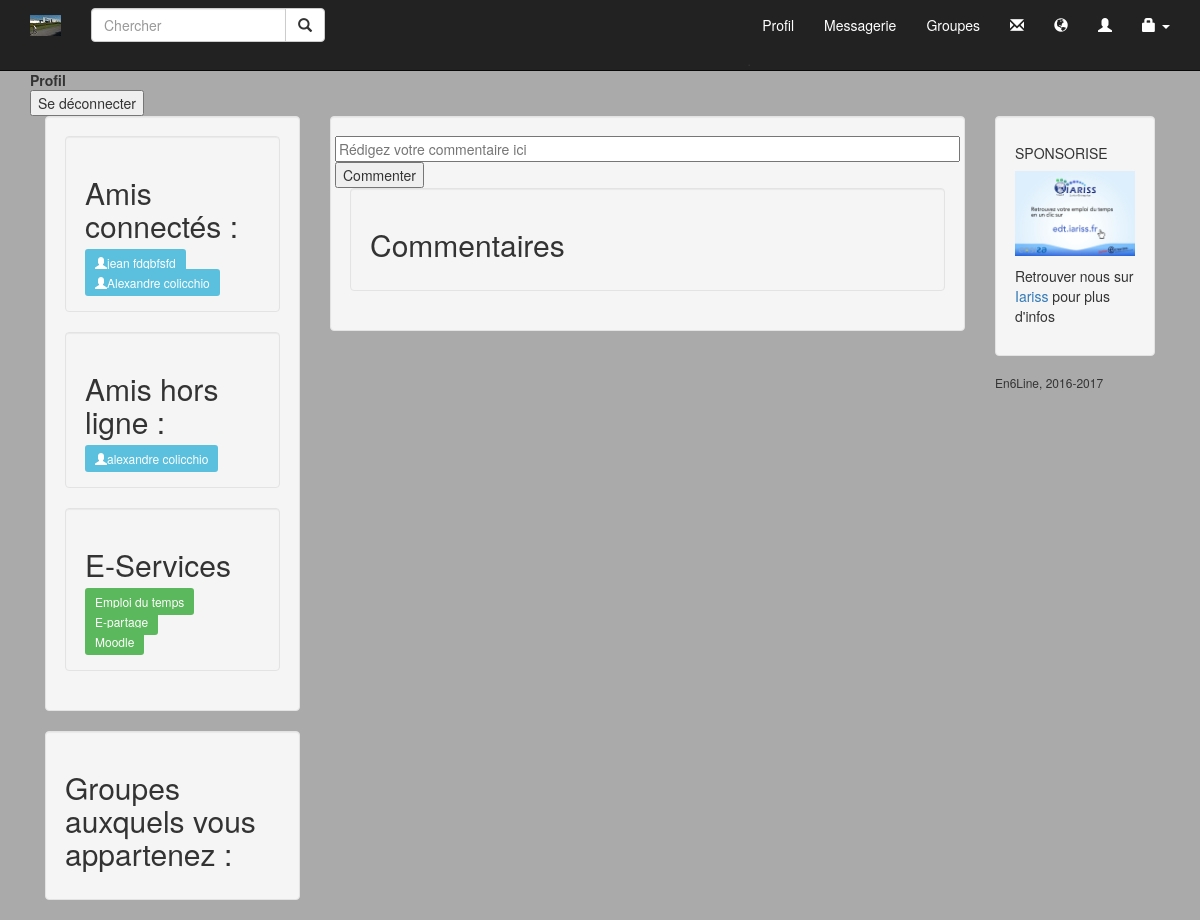
/traitement/commenter.php (signed in), run on an earlier commit of the app's database.
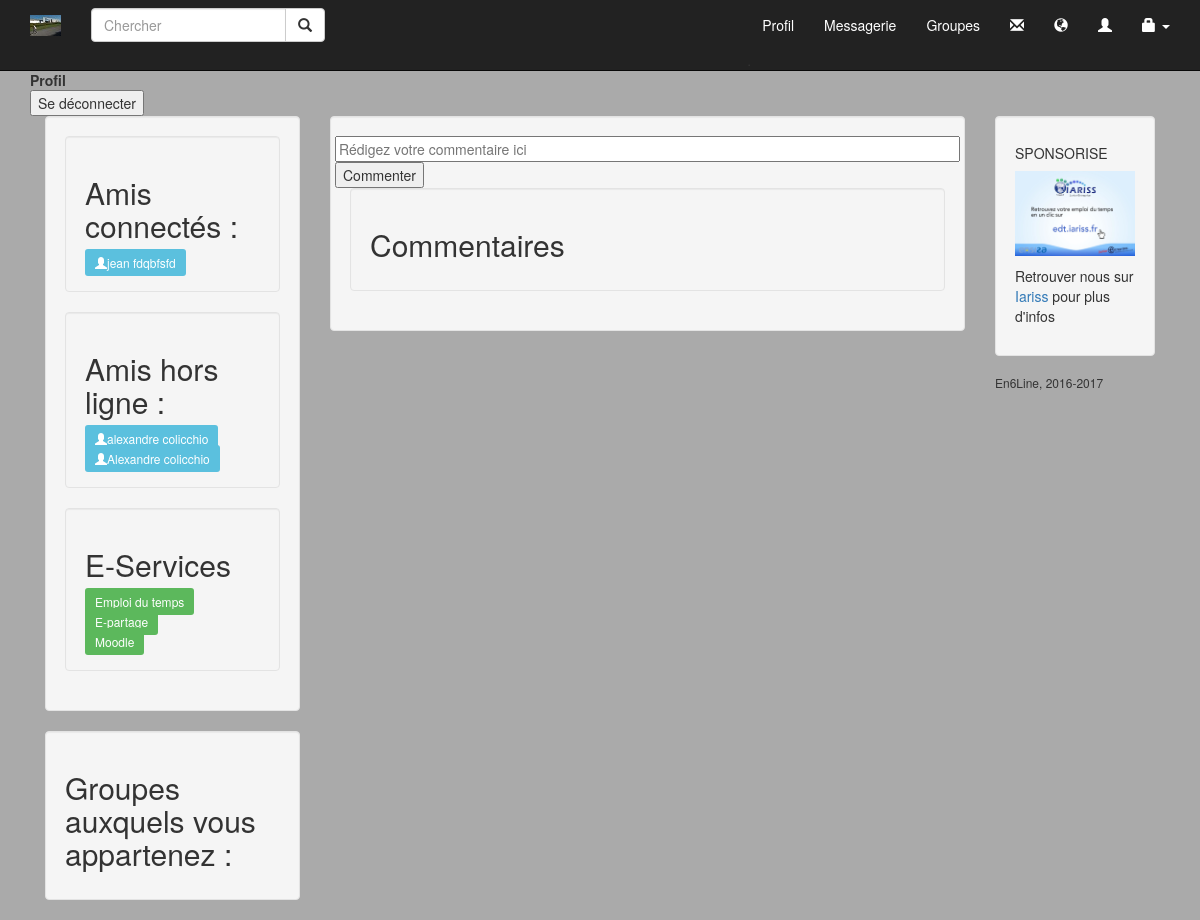
And on a later commit of the database.
### tables this page shows
CREATE TABLE `utilisateur` (
  `id` int(11) NOT NULL,
  `uha` varchar(50) NOT NULL,
  `@xmpp` varchar(50) NOT NULL,
  `nom` varchar(50) NOT NULL,
  `prenom` varchar(50) NOT NULL,
  `age` int(11) NOT NULL,
  `adresse` varchar(200) NOT NULL,
  `description` varchar(255) NOT NULL,
  `mdp` varchar(50) NOT NULL,
  `connecte` tinyint(1) NOT NULL
);

### traitement/liste_ami.php (the view, shortened to what this page needs)
<?php
    try{
        $bdd = new PDO('mysql:host=localhost;dbname=n6line;charset=utf8','root','');
    }
    catch(Exception $e){
        die('Erreur : '.$e->getMessage());
    }
echo('<div class="well">');
echo('<div class="well">');
echo('<h2> Amis connectés :</h2>');
$rep = $bdd->query('SELECT id,nom,prenom FROM utilisateur WHERE connecte=1');
while($donnees=$rep->fetch()){
	echo('<a href="profil_autre?id='.$donnees['id'].'" class="btn-sm btn-info" ><span class="glyphicon glyphicon-user" aria-hidden="true"></span>'.$donnees['prenom'].' '.$donnees['nom'].' <br /></a>');
}
echo('</div>');
echo('<div class="well">');
echo('<h2> Amis hors ligne :</h2>');
$rep = $bdd->query('SELECT id,nom,prenom FROM utilisateur WHERE connecte=0');
while($donnees=$rep->fetch()){
echo('<a href="profil_autre?id='.$donnees['id'].'" class="btn-sm btn-info" ><span class="glyphicon glyphicon-user" aria-hidden="true"></span>'.$donnees['prenom'].' '.$donnees['nom'].' <br /></a>');
}
echo('</div>');
echo('<div class="well">');
               echo('<h2>E-Services</h2>');
                echo('<a href="http://www.edt.iariss.fr" class="btn-sm btn-success" target="_blank"><span  aria-hidden="true"></span>Emploi du temps <br /></a>');
                echo('<a href="https://e-partage.uha.fr/" class="btn-sm btn-success" target="_blank"><span  aria-hidden="true"></span>E-partage <br /></a>');
                echo('<a href="https://www.e-formation.uha.fr/moodle/" class="btn-sm btn-success" target="_blank"><span  aria-hidden="true"></span>Moodle <br /></a>');
echo('</div>');
echo('</div>');
?>

### traitement/commenter.php (shortened to what this page needs)
<!DOCTYPE html>
<html lang="fr">
  <head>
<link rel="stylesheet" type="text/css" href="../CSS/style.css">
    <link href="../CSS/bootstrap/css/bootstrap.min.css" rel="stylesheet">
  </head>
  <body style=" background: #aaa;" onload='refresh_liste(); refresh_actualite(); refresh_chat();'>
    <nav class="navbar navbar-inverse navbar-fixed-top">
      <div class="container">
        <div class="navbar-header">
          <a class="navbar-brand" href="#"><img src="../img/image1.png"></a>
        </div>
          <div class="navbar-collapse collapse col-sm-3 col-md-3 navbar-left">
              <form class="navbar-form" role="search">
                  <div class="input-group">
                      <input type="text" class="form-control" placeholder="Chercher" name="q">
                      <div class="input-group-btn">
                          <button class="btn btn-default" type="submit"><i class="glyphicon glyphicon-search"></i></button>
                      </div>
                  </div>
              </form>
          </div>
        <div id="navbar" class="collapse navbar-collapse">
         <ul class="nav navbar-nav navbar-right">
            <li><a href="../profil.php">Profil</a>.</li>
            <li><a href="../chat.php">Messagerie</a></li>
            <li><a href="#">Groupes</a></li>
             <li><a href="#"><span class="glyphicon glyphicon-envelope" aria-hidden="true"></span></a></li>
              <li><a href="#"><span class="glyphicon glyphicon-globe" aria-hidden="true"></span></a></li>
              <li><a href="#"><span class="glyphicon glyphicon-user" aria-hidden="true"></span></a></li>
        <li class="dropdown">
          <a href="#" class="dropdown-toggle" data-toggle="dropdown" role="button" aria-haspopup="true" aria-expanded="false"><span class="glyphicon glyphicon-lock"
aria-hidden="true"></span> <span class="caret"></span></a>
        </li>
      </ul>
        </div>
      </div>
    </nav>
    <div class="container">
		 <strong>Profil  </strong> 	<form method="post" action="deconnexion.php">
		<input type="submit" name ="deconnexion" value="Se déconnecter" />
		</form>
			<div  class="col-md-3">
				<div id="list">
				<?php include('liste_ami.php'); ?>
				</div>
				<div id="groupe">
					<?php include('liste_groupe.php'); ?>
				</div>
			</div>
				<div class="col-md-7">
					<div class="well" >
						<div id ="Publication" class="row">
							<form name="Commenter" action="commenter_publication.php?id=<?php echo $_GET['id']; ?>" method="post">
								<input type="textarea" placeholder="Rédigez votre commentaire ici" name="contenu" style="height: 10%; width: 100%">
								<input type ="submit" name="Commenter" value="Commenter" >
							</form>
						</div>
					<div class="well" id="actualite">
					<?php
						echo('<h2>Commentaires</h2>');
							?>
					</div>
					</div>
				</div>
				<div class="col-md-2">
						<div class="well"><h5> SPONSORISE</h5><p>
							<img src="../img/imag4.png" style="width:100%"/></p>
							<p>
							Retrouver nous sur <a href="#">Iariss </a>pour plus d'infos
							</p>
						</div>
						<h6> En6Line, 2016-2017</h6>
				</div>
	</div>
  </body>
</html>

### traitement/liste_groupe.php (shortened to what this page needs)
<?php
	echo('<div class="well">');
	echo('<h2> Groupes auxquels vous appartenez  :</h2>');
echo('</div>');
?>

### CSS/style.css (style rules this page uses)
body { padding-top: 70px; }
.navbar-inverse .navbar-nav>li>a { color:white; }

### traitement/commenter.php (style rules this page uses)
.navbar-inverse .navbar-nav>li>a { color:white; }

What changed in the data, as far as the page shows it:
changed utilisateur "Alexandre": moves from the list under "Amis connectés :" to the list under "Amis hors ligne :"
